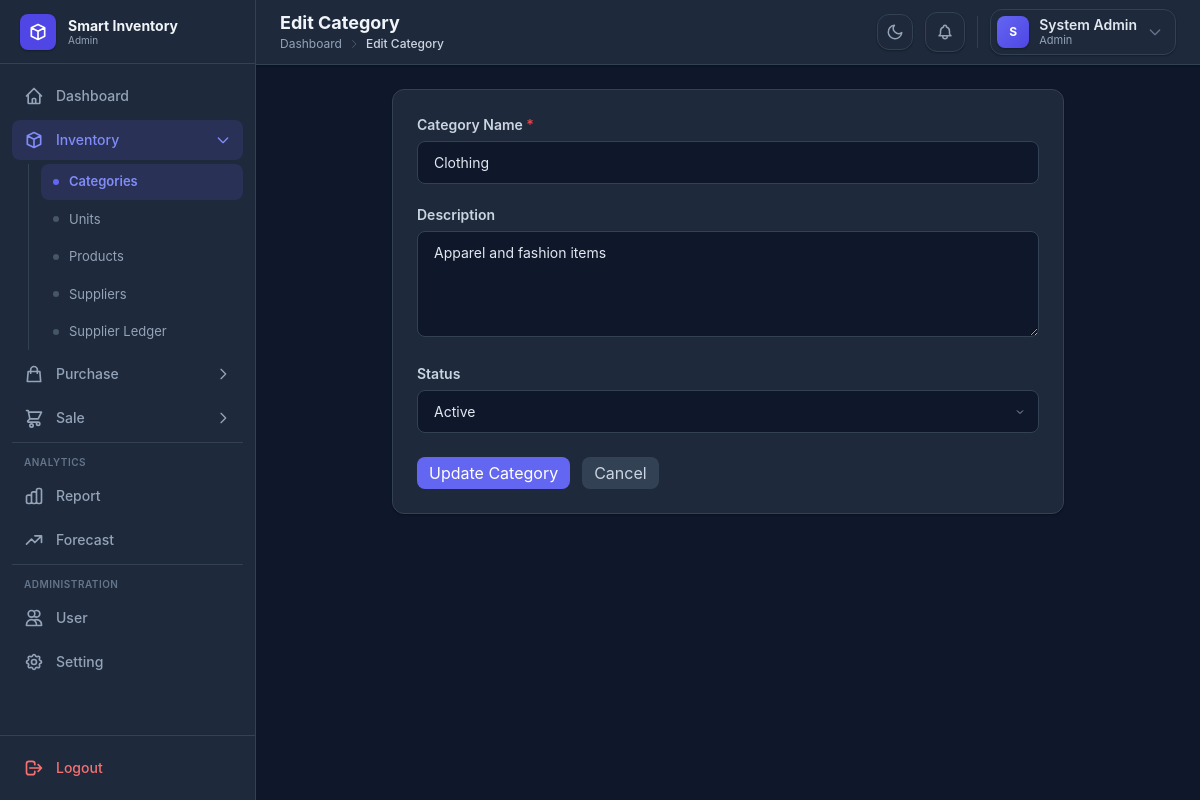
/categories/edit.php?id=4 (signed in), run on the app's committed database.
### tables this page shows
CREATE TABLE IF NOT EXISTS categories (
    id INT AUTO_INCREMENT PRIMARY KEY,
    name VARCHAR(100) NOT NULL UNIQUE,
    description TEXT,
    status ENUM('Active', 'Inactive') DEFAULT 'Active',
    created_at TIMESTAMP DEFAULT CURRENT_TIMESTAMP
);

### config/helpers.php (called while the page is built, shortened)
<?php
function executeQuery($conn, $sql, $params = [], $types = '') {
    $stmt = $conn->prepare($sql);
    if (!empty($types)) {
        $stmt->bind_param($types, ...$params);
    }
    $stmt->execute();
    $trimmed = strtoupper(ltrim($sql));
    return $stmt->get_result();
}
function fetchOne($conn, $sql, $params = [], $types = '') {
    $result = executeQuery($conn, $sql, $params, $types);
    if ($result && mysqli_num_rows($result) > 0) {
        return mysqli_fetch_assoc($result);
    }
    return null;
}

### categories/edit.php (the view, shortened to what this page needs)
<?php
include "../config/database.php";
include "../config/helpers.php";
$id = isset($_GET['id']) ? (int)$_GET['id'] : 0;
$category = fetchOne($conn, "SELECT * FROM categories WHERE id = ?", [$id], "i");
$category_name = $category['name'];
$description = $category['description'];
$status = $category['status'];
$errors = [];
?>
<!DOCTYPE html>
<html lang="en">
<head>
    <script src="https://cdn.tailwindcss.com"></script>
    <link rel="stylesheet" href="../assets/css/style.css">
</head>
<body class="bg-gray-50 dark:bg-slate-900">
    <div class="flex min-h-screen">
        <?php include "../includes/sidebar.php"; ?>
        <div class="flex-1 flex flex-col">
            <?php include "../includes/header.php"; ?>
            <main class="p-6">
                <div class="max-w-2xl mx-auto">
                    <div class="bg-white rounded-xl shadow-sm border border-gray-200 p-6">
                        <form method="POST" novalidate data-form-guard="true">
                            <div class="mb-5">
                                <label for="name" class="form-label">Category Name <span class="text-red-500">*</span></label>
                                <input type="text" id="name" name="name" value="<?= htmlspecialchars($category_name) ?>"
                                    placeholder="Enter category name"
                                    class="form-input <?= isset($errors['name']) ? 'error' : '' ?>">
                            </div>
                            <div class="mb-5">
                                <label for="description" class="form-label">Description</label>
                                <textarea id="description" name="description" rows="4"
                                    placeholder="Enter category description"
                                    class="form-input"><?= htmlspecialchars($description) ?></textarea>
                            </div>
                            <div class="mb-6">
                                <label for="status" class="form-label">Status</label>
                                <select id="status" name="status" class="form-input">
                                    <option value="Active" <?= $status === 'Active' ? 'selected' : '' ?>>Active</option>
                                </select>
                            </div>
                            <div class="flex gap-3">
                                <button type="submit" name="update" class="btn-primary py-1 px-3 rounded-lg">
                                    Update Category
                                </button>
                                <a href="index.php" class="btn-secondary py-1 px-3 rounded-lg">Cancel</a>
                            </div>
                        </form>
                    </div>
                </div>
            </main>
        </div>
    </div>
    <?php include "../includes/footer.php"; ?>

### assets/css/style.css (style rules this page uses)
* { margin: 0; padding: 0; box-sizing: border-box; }
body { font-family: 'Inter', system-ui, -apple-system, sans-serif; }
.dark body { background-color: #0f172a; color: #e2e8f0; }
.form-input { width: 100%; border: 1px solid #d1d5db; border-radius: 0.5rem; padding: 0.625rem 1rem; font-size: 0.875rem; outline: none; transition: border-color 0.15s ease, box-shadow 0.15s ease; background-color: #fff; color: #111827; }
.dark .form-input { background-color: #0f172a; border-color: #334155; color: #e2e8f0; }
.dark .form-input::placeholder { color: #64748b; }
select.form-input { appearance: none; background-repeat: no-repeat; background-position: right 0.75rem center; padding-right: 2rem; }
.dark select.form-input { background-color: #0f172a; }
textarea.form-input { resize: vertical; min-height: 100px; }
.form-label { display: block; margin-bottom: 0.375rem; font-size: 0.875rem; font-weight: 600; color: #374151; }
.dark .form-label { color: #cbd5e1; }
.btn-primary { background-color: #6366f1; color: white; }
.btn-secondary { background-color: #e5e7eb; color: #374151; }
.dark .btn-secondary { background-color: #334155; color: #cbd5e1; }
.dark a { color: #818cf8; }
.dark .bg-white { background-color: #1e293b !important; }
.dark .bg-gray-50 { background-color: #0f172a !important; }
.dark .border { border-color: #334155 !important; }
.dark .border-gray-200 { border-color: #334155 !important; }
.dark .shadow-sm { box-shadow: 0 1px 2px rgba(0, 0, 0, 0.3) !important; }
.dark input[type="text"], .dark input[type="email"], .dark input[type="password"], .dark input[type="number"], .dark input[type="search"], .dark input[type="date"], .dark select, .dark textarea { background-color: #0f172a !important; border-color: #334155 !important; color: #e2e8f0 !important; }
.dark input::placeholder, .dark textarea::placeholder { color: #64748b !important; }
.dark option { background-color: #0f172a; color: #e2e8f0; }

### data on the page
categories: name "Clothing", description "Apparel and fashion items", status "Active"

### other printed values
$role "Admin"
$label "Categories Units Products Suppliers Supplier Ledger"
$page_title "Edit Category"
$part "Dashboard"
$part "Edit Category"
substr($name, 0, 1) "S"
$name "System Admin"
